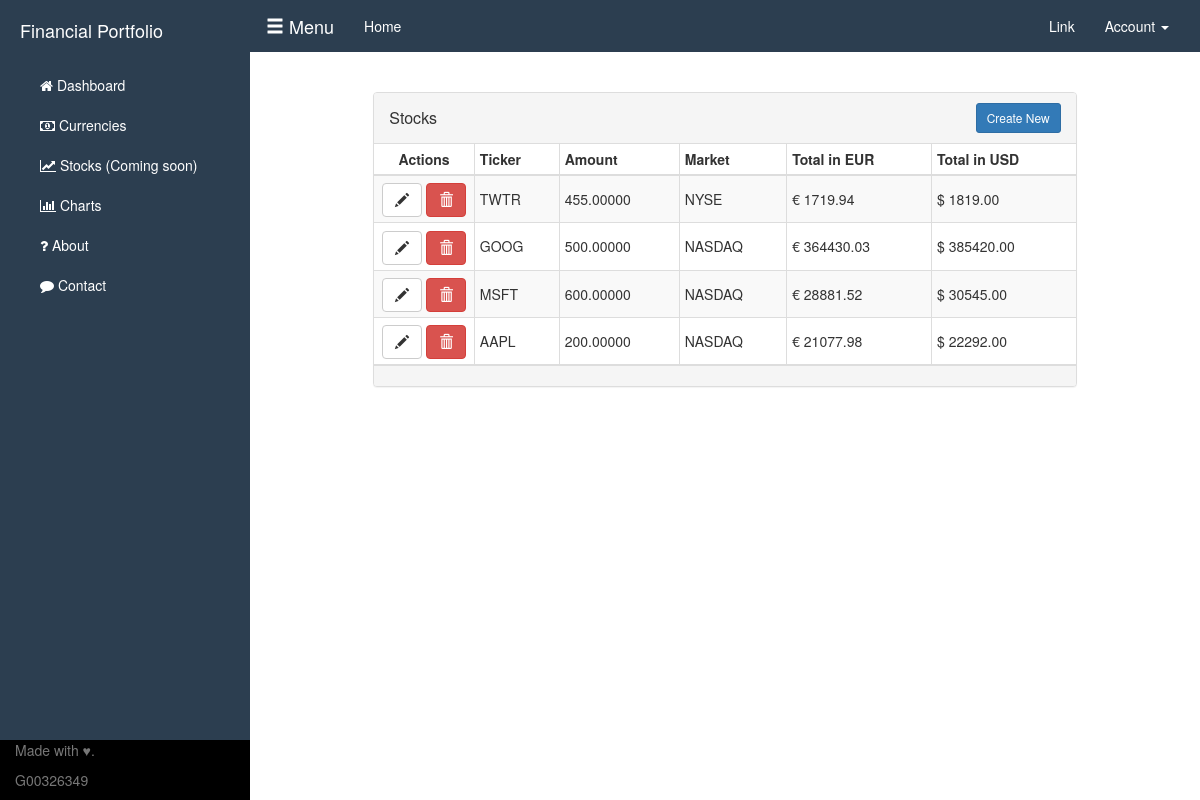
Screenshot of /stocks (signed in) with the database file from the repository.
### webapp.py (models this page shows)
class UserStocks(db.Model, UserMixin):
    __tablename__ = "users_stocks"
    trans_id = db.Column(db.Integer, primary_key=True, index=True)
    id = db.Column(db.Integer)
    amount = db.Column(db.Numeric())
    ticker = db.Column(db.String(255))
    market = db.Column(db.String(255))
    priceInBTC = db.Column(db.Numeric())
    priceInUSD = db.Column(db.Numeric())
    priceInEUR = db.Column(db.Numeric())
    priceInCHY = db.Column(db.Numeric())
    last = db.Column(db.String(255))
    timestamp = db.Column(db.DateTime())
    index = index_property('id', 'index')

### webapp.py (the view)
@app.route('/stocks')
@login_required
def stocks():
    if Stock.query.first() is None:
        print("No stock data found in DB")
        request = requests.get('http://finance.google.com/finance/info?client=ig&q=NASDAQ%3AAAPL,GOOG,MSFT,AMZN,TWTR')
        request.encoding = 'utf-8'  # We need to change encoding as this API uses ISO
        print(request.encoding)
        o = request.text[4:]  # The response object contains some characters at start that we cant parse. Trim these off
        print("Request after char slice"+o)
        result = json.loads(o)  # After we trim the characters, turn back into JSON
        print(result)  # Show json result
        for i in result:
            print(i)
            print(i['t']) # Print the ticker
            u = Stock(ticker=i['t'], last=i['l'], market=i['e'], timestamp=datetime.datetime.now())
            db.session.add(u)
        db.session.commit()
    else:
        print("Found stock data in DB")
    Stocks = UserStocks.query.filter_by(id=current_user.id).all()
    return render_template("stocks.html", Stocks=Stocks)

### templates/stocks.html (shortened to what this page needs)
{% extends "index.html" %} {% block title %}Stocks{% endblock %} {% block head %} {{ super() }}
<link rel="stylesheet" href="{{ url_for('static', filename='investment-tables.css') }}">
{% endblock %}
{% block content %}
<div class="col-md-10 col-md-offset-1">
    <div class="panel panel-default panel-table">
        <div class="panel-heading">
            <div class="row">
                <div class="col col-xs-6">
                    <h3 class="panel-title">Stocks</h3>
                </div>
                <div class="col col-xs-6 text-right">
                    <button type="button" class="btn btn-sm btn-primary btn-create" data-toggle="modal" data-target="#myModal">Create New</button>
                </div>
            </div>
        </div>
        <div class="panel-body">
            <div id="no-more-tables">
                <table class="col-md-12 table-bordered table-striped table-condensed cf">
                    {% if Stocks|length < 1 %}
                    <thead>
                        <th>Looks like you dont have anything here! Click the button to start tracking stocks! &#9757;</th>
                    </thead>
                </table>
                {% else %}
                <thead class="cf">
                    <tr>
                        <th>Actions</th>
                        <th>Ticker</th>
                        <th class="numeric">Amount</th>
                        <th>Market</th>
                        <th class="numeric">Total in EUR</th>
                        <th class="numeric">Total in USD</th>
                    </tr>
                </thead>
                <tbody>
                    {% for thing in Stocks %}
                    <tr>
                        <td align="center">
                            <a class="btn btn-default" ><span class="glyphicon glyphicon-pencil"> </span></a>
                            <a class="btn btn-danger" href=="{{url_for('deleteentry', ticker=thing.ticker)}}"><span class="glyphicon glyphicon-trash"></span></a>
                        </td>
                        <td data-title="Ticker">{{ thing.ticker }}</td>
                        <td data-title="Amount" class="numeric">{{'%0.5f'% thing.amount |float}}</td>
                        <td data-title="Market">{{thing.market}}</td>
                        <td data-title="Total in EUR" class="numeric">&#128; {{'%0.2f'% thing.priceInEUR| float }}</td>
                        <td data-title="Total in USD" class="numeric">&#36; {{'%0.2f'%thing.priceInUSD|float }}</td>
                    </tr>
                    {% endfor %}
                </tbody>
                {% endif %}
                </table>
            </div>
        </div>
        <div class="panel-footer">
        </div>
    </div>
</div>
{% endblock %}

### static/css/simple-sidebar.css (style rules this page uses)
body { overflow-x: hidden; }

### static/css/investment-tables.css (style rules this page uses)
.panel-table .panel-body { padding: 0; }
.panel-table .panel-body .table-bordered { border-style: none; margin: 0; }
.panel-table .panel-body .table-bordered>thead>tr>th:first-of-type { text-align: center; width: 100px; }
.panel-table .panel-body .table-bordered>thead>tr>th:last-of-type, .panel-table .panel-body .table-bordered>tbody>tr>td:last-of-type { border-right: 0px; }
.panel-table .panel-body .table-bordered>thead>tr>th:first-of-type, .panel-table .panel-body .table-bordered>tbody>tr>td:first-of-type { border-left: 0px; }
.panel-table .panel-body .table-bordered>tbody>tr:first-of-type>td { border-bottom: 0px; }
.panel-table .panel-body .table-bordered>thead>tr:first-of-type>th { border-top: 0px; }
.panel-table .panel-heading .col h3 { line-height: 30px; height: 30px; }
.panel-table .panel-body .table-bordered>tbody>tr>td { line-height: 34px; }

### rows the page displays
UserStocks: ticker "TWTR", amount "455.00000", market "NYSE", priceInEUR "1719.94", priceInUSD "1819.00"
UserStocks: ticker "GOOG", amount "500.00000", market "NASDAQ", priceInEUR "364430.03", priceInUSD "385420.00"
UserStocks: ticker "MSFT", amount "600.00000", market "NASDAQ", priceInEUR "28881.52", priceInUSD "30545.00"
UserStocks: ticker "AAPL", amount "200.00000", market "NASDAQ", priceInEUR "21077.98", priceInUSD "22292.00"
